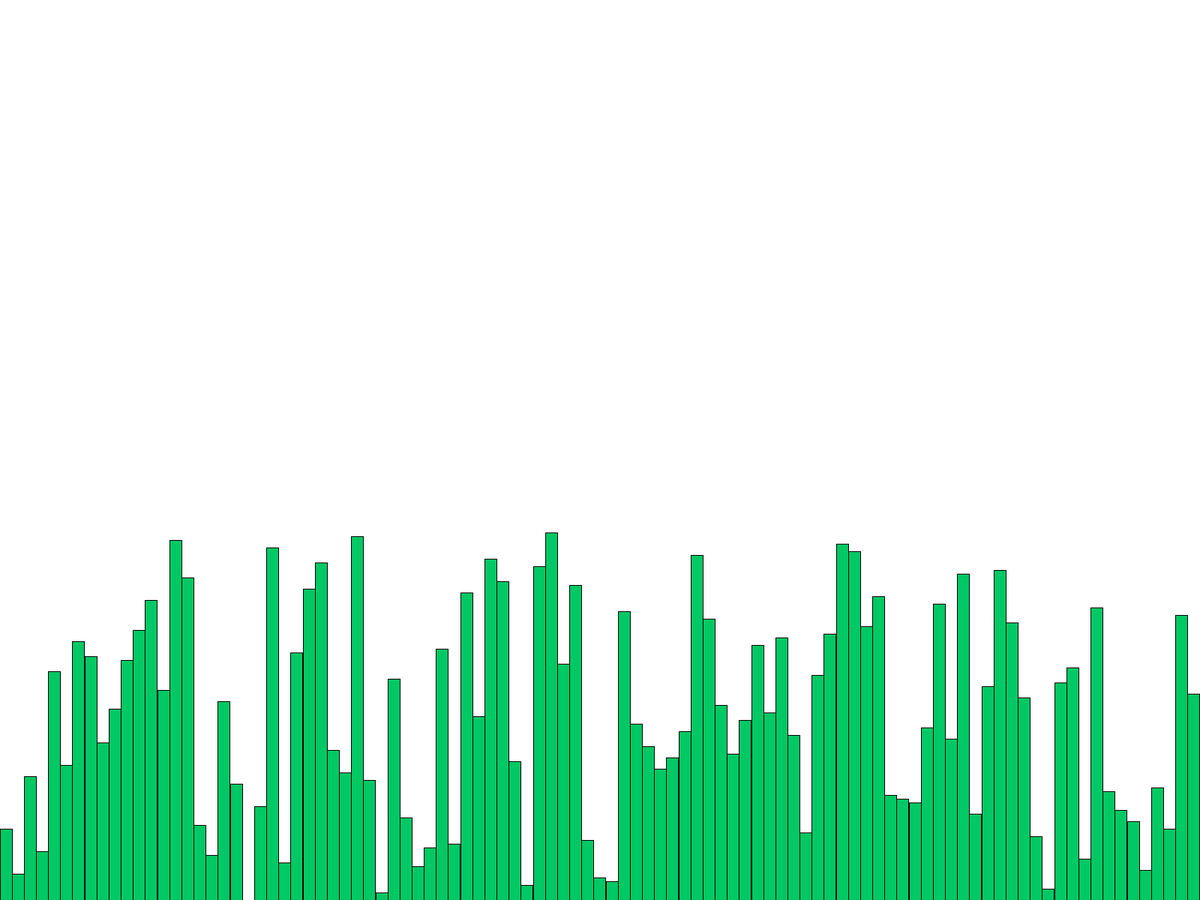
Frame 1 (no input)
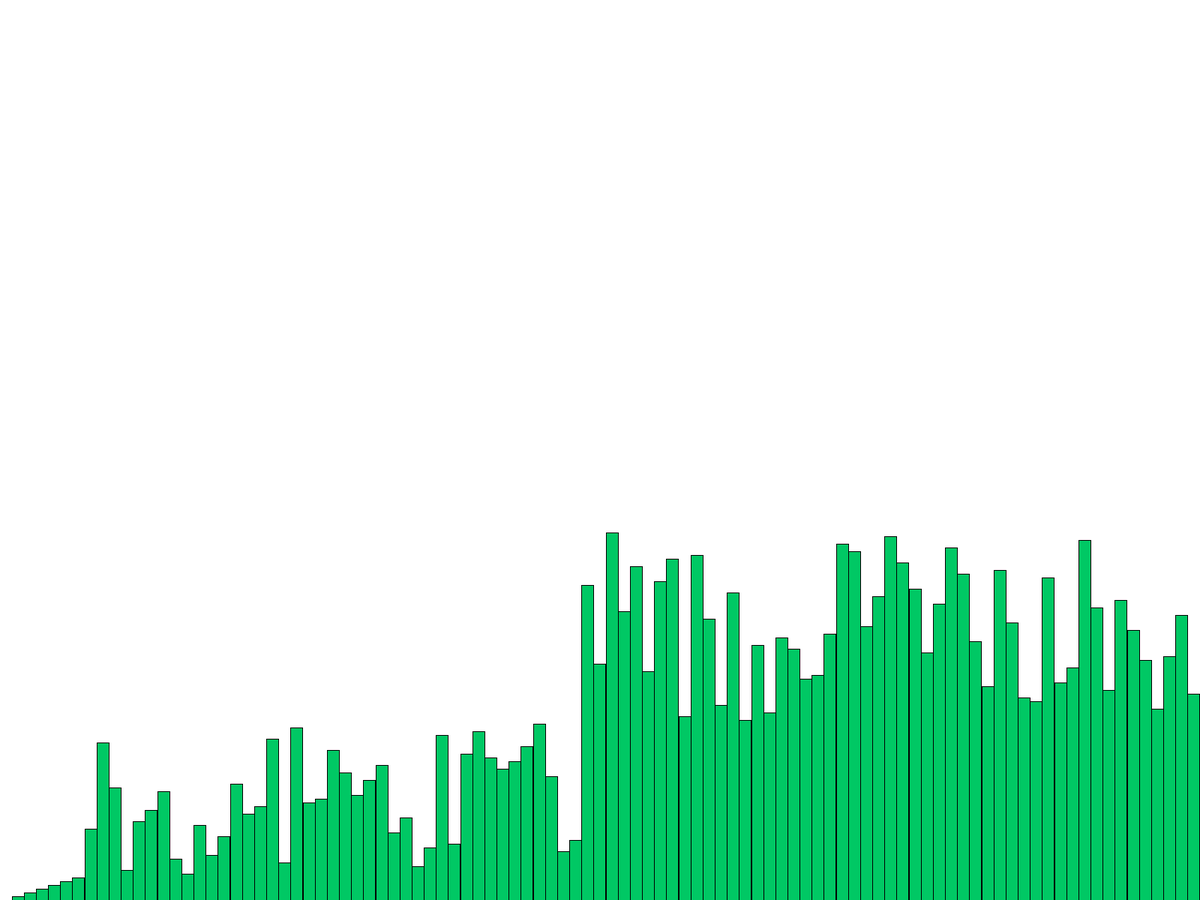
Frame 60 (the mouse pressed at the canvas centre just before this capture)
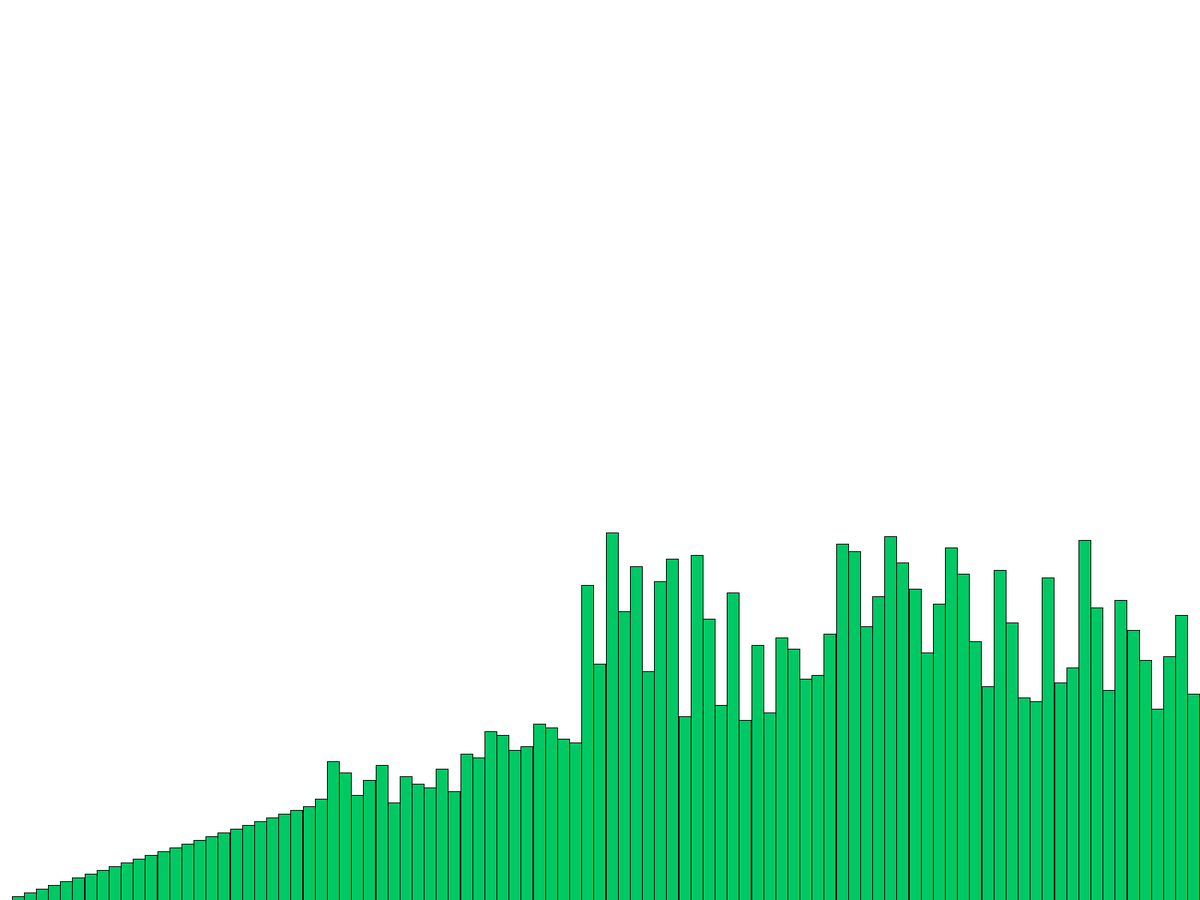
Frame 120 (the mouse held since frame 60 and released just before this capture)

The Processing sketch that drew these frames (run headless with seeded random() and noise(); from frame 60 on, the mouse is pressed at the canvas centre):

// Processing sketch: sortingvisualized
// ── sortingvisualized.pde
import java.util.Random;

//globle varibles
int[] arr;
int len;
int size;
int left;
int right;
int del = 30; //Delay. Less - faster.

void setup() {
  fullScreen();
  background(120);
  //initialize the len, size
  len = 99;
  size = 99;

  arr = generateRandomArray();
  
  //CONTROL IS HERE//
  
  thread("quickSort");
 // thread("bubbleSort");
//  thread("cocktailSort");
 // thread("gravitySort");
 // thread("bogoSort");
}

void draw() {
  // update background
  background(255);
  drawRect(arr);
}

int[] generateRandomArray() {
  
  int original[] = new int[len];  
  for(int i=0; i<original.length;i++){
  //  original[i] = int(random(0,100));
original[i] = i;
}    
    Random rgen = new Random();      
    
  
    for (int i=0; i<original.length; i++) {
        int randomPosition = rgen.nextInt(original.length);
        int temp = original[i];
        original[i] = original[randomPosition];
        original[randomPosition] = temp;
    }    
    return original;
}


//procedure for drawing rectangles to visulize the current array
void drawRect(int[] arr) {
  
  for (int i=0;i!=len;++i) {
    // fill the rectangles in red
    fill(0, 200, 100);
    // draw rectangles
    rect(i*width/len, height-arr[i]*5, width/len, arr[i]*5);
  }
}

// ── bogoSort.pde

void bogoSort() {
  bogoSort(arr);
}


void bogoSort(int[] i) {
    int counter = 0;
    System.out.println("I'll sort " + i.length + " elements...");
    while(!isSorted(i)) {
      shuffle(i);
      counter++;
    }
    System.out.println("Solution found! (shuffled " + counter + " times)");
    print(i);
}


private void shuffle(int[] i) {
    for(int x = 0; x < i.length; ++x) {
      int index1 = (int) (Math.random() * i.length),
        index2 = (int) (Math.random() * i.length);
      int a = i[index1];
      i[index1] = i[index2];
      i[index2] = a;
      delay(del);
    }
  }

  private boolean isSorted(int[] i) {
    for(int x = 0; x < i.length - 1; ++x) {
      if(i[x] > i[x+1]) {
        return false;
      }
    }
    return true;
  }

// ── bubbleSort.pde

void bubbleSort() {
  bubbleSort(arr);
}




void bubbleSort(int[] arr)
{
  int temp;
  for(int i = 0;i<arr.length;i++)
  {    
  for(int j = 0;j<arr.length-1;j++)
  {
    if(arr[j]>arr[j+1])
    {
      temp = arr[j];
      arr[j] = arr[j+1];
      arr[j+1] = temp;
      delay(del);
    }
  }
  }

}

// ── enum.pde
//For gravity sort
    private enum BeadSortStatus {
        MARKED,
        NOT_MARKED,
    }

// ── gravitySort.pde
//Not working as i expected, but still works.
void gravitySort() {
  gravitySort(arr);
}


void gravitySort(int[] array)
{  
  int max = 0;
        for (int anArr : array) {
            if (anArr > max) {
                max = anArr;
            }
        }
        //Set up abacus
        BeadSortStatus[][] grid = new BeadSortStatus[arr.length][max];
        int[] levelcount = new int[max];
        for(int i = 0; i < max; i++) {
            levelcount[i] = 0;
            for(int j = 0; j < arr.length; j++) {
                grid[j][i] = BeadSortStatus.NOT_MARKED;
            }
        }
        //Drop the beads
        for (int anArr : array) {
            int num = anArr;
            for (int j = 0; num > 0; j++, num--) {
                grid[levelcount[j]++][j] = BeadSortStatus.MARKED;
            }
        }
        //Count the beads
      //  int[] arr=new int[array.length];
        for(int i = 0; i < array.length; i++) {
            int putt = 0;
            for(int j = 0; j < max && grid[arr.length - 1 - i][j] == BeadSortStatus.MARKED; j++) {
                putt++;
            }
            arr[i] = putt;
      delay(del);
        }
  }

// ── quickSort.pde

void quickSort() {
  quickSort(arr, 0, len-1);
}

// quick sort procedure
void quickSort(int[] arr, int left, int right) {
  //find partition index
  int  index = partition(arr, left, right);
  //quicksort the array from left to index-1
  if (left < index - 1) {
    quickSort(arr, left, index - 1);
  }
  //quicksort the array from index to right
  if (index < right) {
    quickSort(arr, index, right);
  }
}

int partition(int[] arr, int left, int right)
{
  int i = left, j = right;
  int tmp;
  int pivot = arr[(left + right) / 2];
  //adjust the array from left to right by pivot
  while (i <= j) {
    //find the first value >= pivot in the left
    while (arr[i] < pivot)
      i++;
    //find the first value <= pivot in the right
    while (arr[j] > pivot)
      j--;
    //swap the value
    if (i <= j) {
      tmp = arr[i];
      arr[i] = arr[j];
      arr[j] = tmp;
      i++;
      j--;
      delay(del);
    }
  };

  return i;
}
